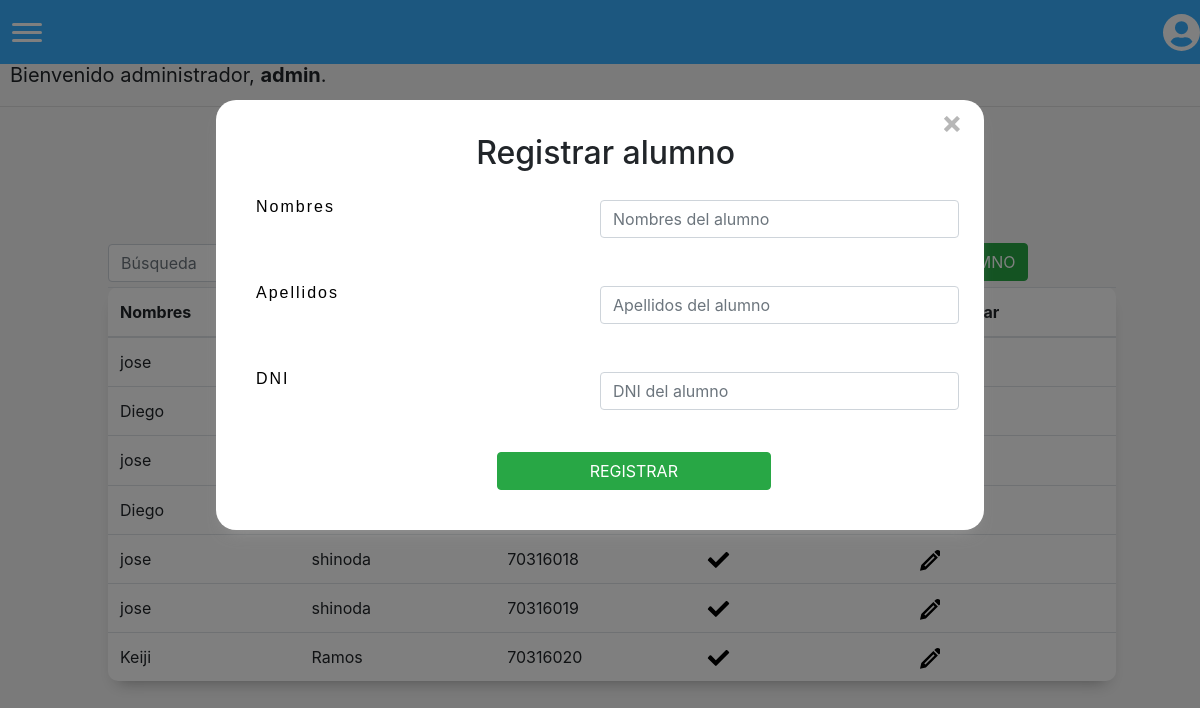
Page /crearalumno (signed in) on the committed database.
### matricula/models.py (models this page shows)
class User(AbstractUser):
    pass

class Alumno(models.Model):
    nombre = models.CharField(max_length=255)
    apellido = models.CharField(max_length=255)
    dni = models.IntegerField(primary_key=True)
    activo = models.BooleanField(default=1)

### matricula/views.py (the view, shortened to what this page needs)
# urls.py: path('crearalumno', views.crearAlumno, name='crearalumno'),
@login_required(login_url='/login')
def crearAlumno(request):
    return render(request, "matricula/crearalumno.html", {'alumnos': Alumno.objects.all()})

### matricula/templates/matricula/crearalumno.html (shortened to what this page needs)
{% extends "matricula/layout.html" %}
{% block body %}
<div id="Form">
    <h2 id="formTitle">Registrar alumno</h2>
    <form action="{% url 'crearalumno' %}" method="post">
        <div id="registerForm">
            <div class="form-group row">
                <p class="col-sm-6">Nombres</p>
                <input id="txtNombre" autofocus class="form-control col-sm-6" type="text" name="nombre" placeholder="Nombres del alumno" maxlength="25" required>
            </div>
            <div class="form-group row">
                <p class="col-sm-6">Apellidos</p>
                <input id="txtApellido" autofocus class="form-control col-sm-6" type="text" name="apellido" placeholder="Apellidos del alumno" maxlength="25" required>
            </div>
            <div class="form-group row">
                <p class="col-sm-6">DNI</p>
                <input id="txtDNI" autofocus class="form-control col-sm-6" type="number" name="dni" placeholder="DNI del alumno" max="99999999" min="00000001" oninput="javascript: if (this.value.length > this.maxLength) this.value = this.value.slice(0, this.maxLength);"
                maxlength="8" required>
            </div>
        </div>
        <input id="btnShowConfirmation" class="btn btn-success" value="REGISTRAR" onclick="showConfirmation()" style="margin-left: 35%; margin-top: 14px;">
    </form>
</div>
<div style="margin-left: 34%; margin-bottom: 30px;">
    <h1 style="font-size: 40px;">Alumnos registrados</h1>
</div>
<button id="options" class="btn btn-success" onclick="changeWindow()">NUEVO ALUMNO</button>
<div>
    <table id="tabla" class="table">
    <thead>
            <tr>
                <th scope="col">
                    Nombres
                </th>
                <th scope="col">
                </th>
                <th scope="col">
                </th>
                <th scope="col">
                </th>
                <th scope="col">
                </th>
            </tr>
        </thead>
        <tbody>
            {% for alumno in alumnos %}
            <tr>
                <td scope="row">
                {{alumno.nombre}}
                </td>
                <td scope="row">
                    {{alumno.apellido}}
                </td>
                <td scope="row">
                    {{alumno.dni}}
                </td>
                <td scope="row">
                </td>
                <td scope="row">
                </td>
            </tr>
            {% endfor %}
        </tbody>
    </table>
</div>
{% endblock %}

### matricula/templates/matricula/layout.html (shortened to what this page needs)
{% load static %}
<!DOCTYPE html>
<html lang="en">
    <head>
        <link rel="stylesheet" href="https://stackpath.bootstrapcdn.com/bootstrap/4.4.1/css/bootstrap.min.css">
        <link href="{% static 'matricula/styles.css' %}" rel="stylesheet">
    </head>
    <body id="bootstrap-overrides">
        <nav>
            <div class="burger" onclick="navSlide()">
                <div class="line1"></div>
                <div class="line2"></div>
                <div class="line3"></div>
            </div>
            <div style="margin-left: 93%; cursor: pointer;" onclick="navSlide()">
            </div>
        </nav>
        <div id="greeting">
            {% if user.is_authenticated %}
                Bienvenido administrador,  <strong>{{ user.username }}</strong>.
            {% else %}
                Por favor,<a class="nav-link" href="{% url 'login'%}" style="display: inline;">Ingrese al sistema</a>
            {% endif %}
        </div>
        <div style="height: 40px;"></div>
        {% block body %}
        {% endblock %}
    </body>
</html>

### matricula/static/matricula/styles.css (style rules this page uses)
body { background-color: whitesmoke; }
p { color: black; text-align: justify; display: flex; width: 90%; letter-spacing: 2px; font-family: 'Cabin', sans-serif; padding: 15px; }
#bootstrap-overrides nav { display: flex; align-items: center; min-height: 8vh; font-family: 'Cabin', sans-serif; background-color: rgb(56, 175, 255); position: fixed; top: 0; width: 100%; }
#bootstrap-overrides .burger { margin-left: 7px; display: flex; z-index: 400; cursor: pointer; }
#bootstrap-overrides .burger div { width: 30px; height: 3px; background-color: rgb(255, 255, 255); margin: 5px; transition: all 0.3s ease; border-radius: 10px; }
body { overflow-x: hidden; }
#bootstrap-overrides .burger { display: block; }
#Form { margin-left: 18%; width: 64%; padding: 40px; padding-top: 10px; border-radius: 20px; background-color: white; -webkit-box-shadow: 0 8px 6px -6px #999; -moz-box-shadow: 0 8px 6px -6px #999; box-shadow: 0 10px 16px -10px #999; position: absolute; z-index: 3; top: 100px; }
#Form h2 { margin-left: 32%; }
div > input { margin-top: 20px; }
form > input { margin-left: 39%; }
.table { margin-left: 9%; width: 84%; padding: 40px; border-radius: 10px; background-color: white; -webkit-box-shadow: 0 8px 6px -6px #999; -moz-box-shadow: 0 8px 6px -6px #999; box-shadow: 0 10px 16px -10px #999; }
#options { margin: 0.2%; margin-bottom: 0.5%; display: inline; }
#exitForm { margin-left: 100%; cursor: pointer; }

### matricula/templates/matricula/layout.html (style rules this page uses)
#greeting { margin: 10px; font-size: 20px; margin-top: 5%; }

### matricula/templates/matricula/crearalumno.html (style rules this page uses)
html, body { margin: 0; height: 100%; overflow: hidden }

### rows in the picture
User: username "admin"
Alumno: nombre "jose"
Alumno: nombre "Diego"
Alumno: nombre "jose"
Alumno: nombre "Diego"
Alumno: nombre "jose", apellido "shinoda", dni "70316018", activo True (drawn)
Alumno: nombre "jose", apellido "shinoda", dni "70316019", activo True (drawn)
Alumno: nombre "Keiji", apellido "Ramos", dni "70316020", activo True (drawn)
